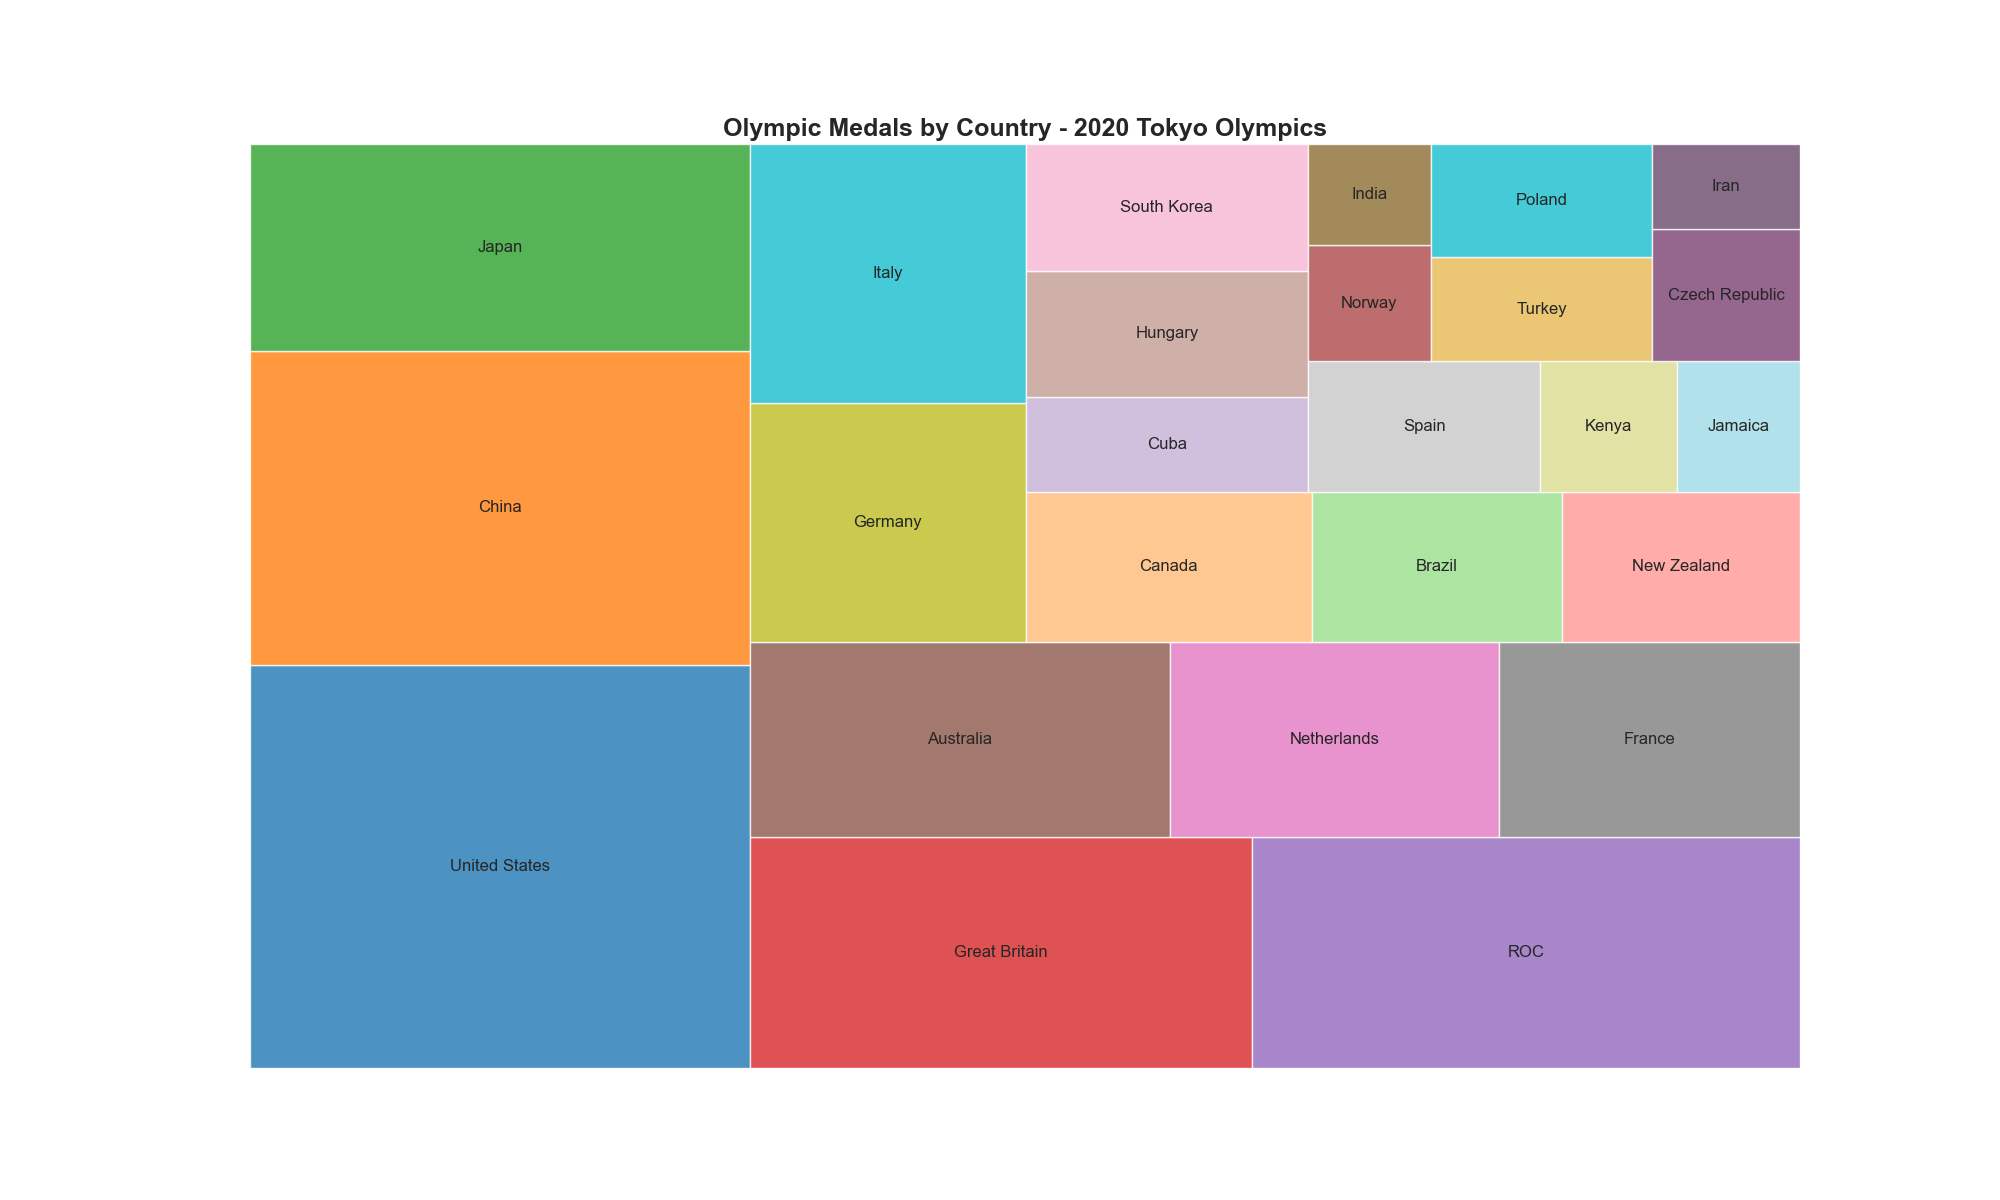

Python code for this plot:

import matplotlib.pyplot as plt
import pandas as pd
import squarify

# Data
data = {
    'Country': ['United States', 'China', 'Japan', 'Great Britain', 'ROC', 
                'Australia', 'Netherlands', 'France', 'Germany', 'Italy', 
                'Canada', 'Brazil', 'New Zealand', 'Cuba', 'Hungary', 
                'South Korea', 'Spain', 'Kenya', 'Jamaica', 'Norway',
                'India', 'Turkey', 'Poland', 'Czech Republic', 'Iran'],
    'Medals': [113, 88, 58, 65, 71, 
               46, 36, 33, 37, 40, 
               24, 21, 20, 15, 20, 
               20, 17, 10, 9, 8,
               7, 13, 14, 11, 7]
}

df = pd.DataFrame(data)

# Color scheme
colors = ['#1f77b4', '#ff7f0e', '#2ca02c', '#d62728', '#9467bd',
          '#8c564b', '#e377c2', '#7f7f7f', '#bcbd22', '#17becf',
          '#ffbb78', '#98df8a', '#ff9896', '#c5b0d5', '#c49c94',
          '#f7b6d2', '#c7c7c7', '#dbdb8d', '#9edae5', '#ad494a',
          '#8c6d31', '#e7ba52', '#17becf', '#7b4173', '#6b486b']

# Plotting the Treemap
plt.figure(figsize=(20, 12))  # Change width and height reasonably
squarify.plot(sizes=df['Medals'], label=df['Country'], color=colors, alpha=0.8)
plt.title('Olympic Medals by Country - 2020 Tokyo Olympics', fontsize=18, fontweight='bold')
plt.axis('off')
plt.show()
